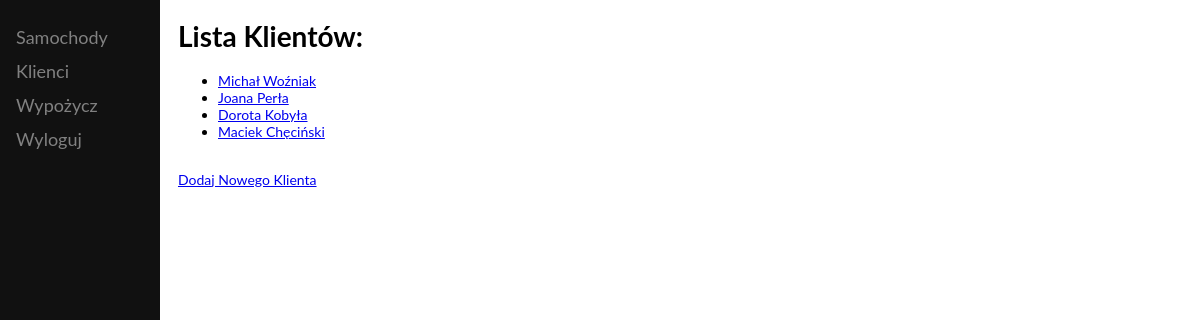
Page /customers on the committed database.
### rentcar_app/models.py (models this page shows)
class Customer(models.Model):
    first_name = models.CharField(max_length=64)
    last_name = models.CharField(max_length=64)
    city =models.CharField(max_length=100)
    street = models.CharField(max_length=100)
    house_nr = models.CharField(max_length=50)
    flat_nr = models.CharField(max_length=50, null=True, blank = True)
    def __str__(self):
        return "{} {}".format(self.first_name, self.last_name)

### rentcar_app/views.py (the view)
# urls.py: url(r'^customers', CustomersView.as_view(), name='customers'),
class CustomersView(View):
    def get(self, request):
        customers =  Customer.objects.all()
        ctx = {
            'customers': customers,
        }
        return render(request, 'customers.html', ctx)

### rentcar_app/templates/customers.html
{% extends 'base.html' %}
{% block content %}
    <h1>Lista Klientów:</h1>
    <ul>
        {% for customer in customers %}
        <li>
            <a href="/detal_customer/{{ customer.id }}"> {{ customer }}</a>
        </li>
        {% endfor %}
    </ul>
        <br>
        <a href="add_customer">Dodaj Nowego Klienta</a>
{% endblock %}

### rentcar_app/templates/base.html (style rules this page uses)
body { font-family: "Lato", sans-serif; }

### rows in the picture
Customer: first_name+last_name "Michał Woźniak"
Customer: first_name+last_name "Joana Perła"
Customer: first_name+last_name "Dorota Kobyła"
Customer: first_name+last_name "Maciek Chęciński"
